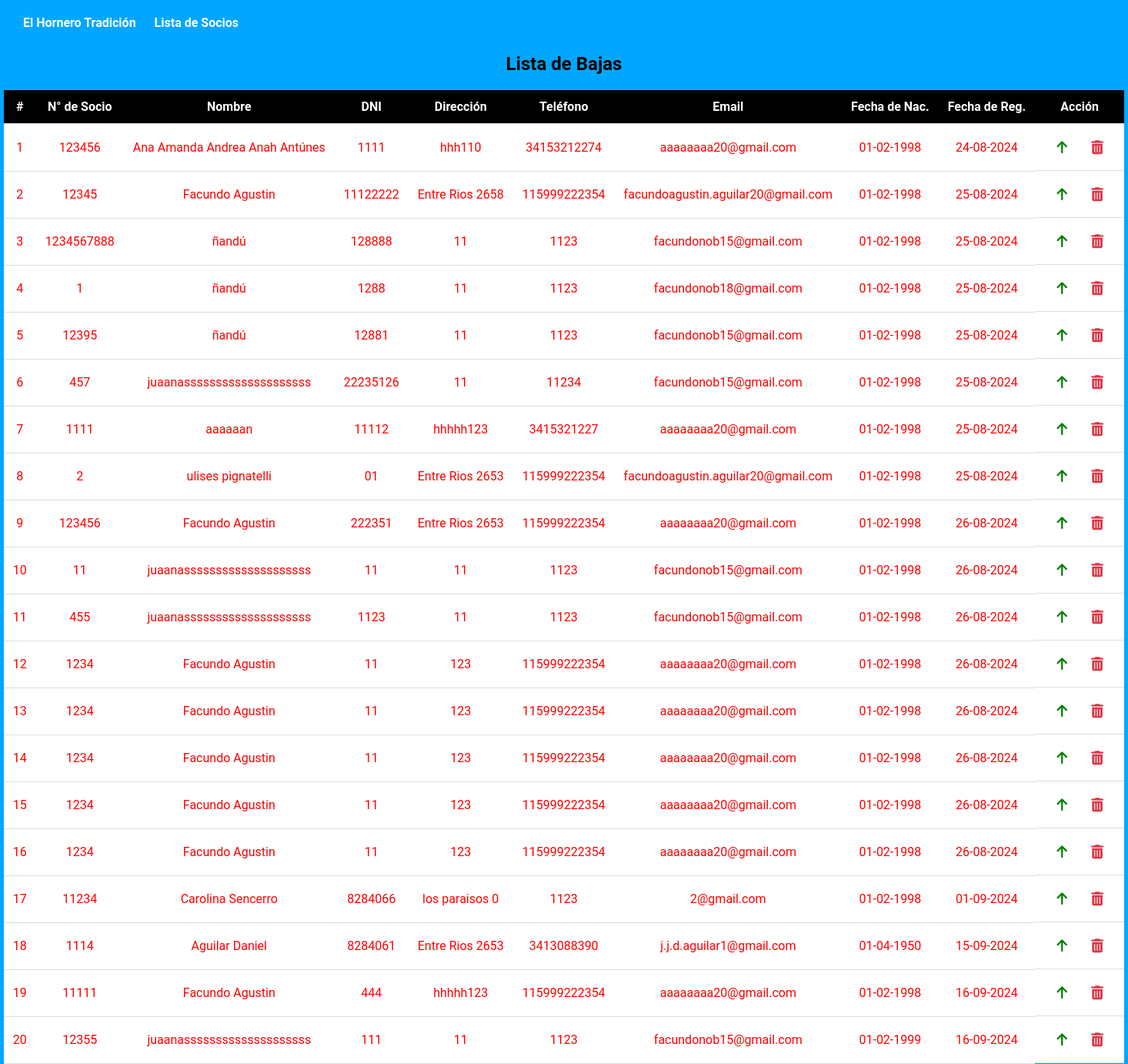
Page /baja/ on the committed database.
### Aplicaciones/Apps/models.py (models this page shows)
class Socio(models.Model):
    num_socio = models.IntegerField()  # Cambia el nombre del campo a num_socio
    nombre = models.CharField(max_length=100)
    dni = models.CharField(max_length=20)
    direccion = models.CharField(max_length=200)
    telefono = models.CharField(max_length=20)
    email = models.EmailField()
    fecha_nacimiento = models.DateField()
    fecha_registro = models.DateField(default=timezone.now)
    baja = models.BooleanField(default=False)
    class Meta:
        db_table = 'socio'

### Aplicaciones/Apps/views.py (the view)
# urls.py: path('baja/', views.lista_bajas, name='lista_bajas'),
def lista_bajas(request):
    socios_bajas = Socio.objects.filter(baja=True)
    return render(request, 'baja.html', {'socios': socios_bajas})

### Aplicaciones/Apps/templates/baja.html (shortened to what this page needs)
{% load static %}
<!DOCTYPE html>
<html lang="es">
    <head>
        <link rel="stylesheet" href="https://cdnjs.cloudflare.com/ajax/libs/font-awesome/6.0.0-beta3/css/all.min.css">
        <link rel="stylesheet" href="{% static 'css/lista.css' %}">
</head>
<body>
    <nav class="navbar navbar-dark bg-blue" style="display: flex; justify-content: space-between; align-items: center;">
        <div>
            <a class="navbar-brand hornero" href="{% url 'index' %}">El Hornero Tradición</a>
            <a class="navbar-brand lista-socios" href="{% url 'lista_socios' %}">Lista de Socios</a>
        </div>
    </nav>
    <div class="custom-container">
        <h2>Lista de Bajas</h2>
    </div>
    <div class="container table-container">
        <div class="row">
            <div class="col">
                <div class="table-responsive">
                    <table id="tabla_socios" class="table">
                        <thead class="thead-dark">
                            <tr>
                                <th>#</th>
                                <th>N° de Socio</th>
                                <th>Nombre</th>
                                <th>DNI</th>
                                <th>Dirección</th>
                                <th>Teléfono</th>
                                <th>Email</th>
                                <th>Fecha de Nac.</th>
                                <th>Fecha de Reg.</th>
                                <th>Acción</th>
                            </tr>
                        </thead>
                        <tbody id="tableBody_socios">
                            {% for socio in socios %}
                            <tr>
                                <td>{{ forloop.counter }}</td>
                                <td>{{ socio.num_socio }}</td>
                                <td class="nombre">{{ socio.nombre }}</td>
                                <td>{{ socio.dni }}</td>
                                <td class="direccion">{{ socio.direccion }}</td>
                                <td>{{ socio.telefono }}</td>
                                <td>{{ socio.email }}</td>
                                <td class="fecha-nacimiento">{{ socio.fecha_nacimiento|date:"d-m-Y" }}</td>
                                <td class="fecha-registro">{{ socio.fecha_registro|date:"d-m-Y" }}</td>
                                <td class="action-column">
                                    <button class="action-button delete-button"onclick="confirmAlta({{ socio.id }})">
                                        <i class="fas fa-arrow-up"style="color: green;"></i>
                                    </button>
                                    <button class="action-button delete-button btnEliminacion"onclick="confirmDelete({{ socio.id }})">
                                        <i class="fas fa-trash-can"></i>
                                    </button>
                                </td>
                            </tr>
                            {% endfor %}
                        </tbody>
                    </table>
                </div>
            </div>
        </div>
    </div>
</body>
</html>

### Aplicaciones/Apps/static/css/lista.css (style rules this page uses)
* { padding: 0; margin: 0; box-sizing: border-box; }
body { width: 100%; height: 100vh; background-color: rgb(0, 166, 255); font-family: 'Roboto', sans-serif; }
.navbar { background-color: rgb(0, 166, 255); color: white; padding: 10px; display: flex; justify-content: space-between; align-items: center; }
.navbar-brand.hornero { color: white; margin-left: 20px; margin-right: 20px; text-decoration: none; font-weight: bold; }
.navbar-brand.lista-socios { color: white; margin-right: 20px; text-decoration: none; font-weight: bold; }
.navbar.navbar-dark.bg-blue { margin-top: 10px; }
.custom-container { text-align: center; margin-top: 20px; }
.table { border-collapse: collapse; width: 80%; margin: 20px auto; }
.table thead th { background-color: black; color: #ffffff; padding: 12px; text-align: center; border-bottom: 1px solid #ddd; top: 0; z-index: 1; }
.table th, .table td { padding: 12px; text-align: center; border-bottom: 1px solid #ddd; vertical-align: middle; }
.table td { background-color: white; color: black; }
.table th, .table td { white-space: nowrap; }
.action-column { display: flex; justify-content: center; align-items: center; padding: 14px; background-color: white; }
.action-button { background-color: white; margin: 0 3px; width: 36px; height: 36px; display: flex; justify-content: center; align-items: center; border: none; cursor: pointer; font-size: 18px; transition: color 0.3s ease; box-shadow: none; }
.delete-button { color: #dc3545; }
.fecha-nacimiento, .fecha-registro, .nombre, .direccion { white-space: nowrap; }

### Aplicaciones/Apps/templates/baja.html (style rules this page uses)
button { padding: 10px 20px; margin: 5px; border: none; border-radius: 5px; cursor: pointer; }
.table td, .table th { color: red; }

### rows in the picture
Socio: num_socio "123456", nombre "Ana Amanda Andrea Anah Antúnes", dni "1111", direccion "hhh110", telefono "34153212274", email "aaaaaaaa20@gmail.com", fecha_nacimiento "01-02-1998", fecha_registro "24-08-2024"
Socio: num_socio "12345", nombre "Facundo Agustin", dni "11122222", direccion "Entre Rios 2658", telefono "115999222354", email "facundoagustin.aguilar20@gmail.com", fecha_nacimiento "01-02-1998", fecha_registro "25-08-2024"
Socio: num_socio "1234567888", nombre "ñandú", dni "128888", direccion "11", telefono "1123", email "facundonob15@gmail.com", fecha_nacimiento "01-02-1998", fecha_registro "25-08-2024"
Socio: num_socio "1", nombre "ñandú", dni "1288", direccion "11", telefono "1123", email "facundonob18@gmail.com", fecha_nacimiento "01-02-1998", fecha_registro "25-08-2024"
Socio: num_socio "12395", nombre "ñandú", dni "12881", direccion "11", telefono "1123", email "facundonob15@gmail.com", fecha_nacimiento "01-02-1998", fecha_registro "25-08-2024"
Socio: num_socio "457", nombre "juaanassssssssssssssssssss", dni "22235126", direccion "11", telefono "11234", email "facundonob15@gmail.com", fecha_nacimiento "01-02-1998", fecha_registro "25-08-2024"
Socio: num_socio "1111", nombre "aaaaaan", dni "11112", direccion "hhhhh123", telefono "3415321227", email "aaaaaaaa20@gmail.com", fecha_nacimiento "01-02-1998", fecha_registro "25-08-2024"
Socio: num_socio "2", nombre "ulises pignatelli", dni "01", direccion "Entre Rios 2653", telefono "115999222354", email "facundoagustin.aguilar20@gmail.com", fecha_nacimiento "01-02-1998", fecha_registro "25-08-2024"
Socio: num_socio "123456", nombre "Facundo Agustin", dni "222351", direccion "Entre Rios 2653", telefono "115999222354", email "aaaaaaaa20@gmail.com", fecha_nacimiento "01-02-1998", fecha_registro "26-08-2024"
Socio: num_socio "11", nombre "juaanassssssssssssssssssss", dni "11", direccion "11", telefono "1123", email "facundonob15@gmail.com", fecha_nacimiento "01-02-1998", fecha_registro "26-08-2024"
Socio: num_socio "455", nombre "juaanassssssssssssssssssss", dni "1123", direccion "11", telefono "1123", email "facundonob15@gmail.com", fecha_nacimiento "01-02-1998", fecha_registro "26-08-2024"
Socio: num_socio "1234", nombre "Facundo Agustin", dni "11", direccion "123", telefono "115999222354", email "aaaaaaaa20@gmail.com", fecha_nacimiento "01-02-1998", fecha_registro "26-08-2024"
Socio: num_socio "1234", nombre "Facundo Agustin", dni "11", direccion "123", telefono "115999222354", email "aaaaaaaa20@gmail.com", fecha_nacimiento "01-02-1998", fecha_registro "26-08-2024"
Socio: num_socio "1234", nombre "Facundo Agustin", dni "11", direccion "123", telefono "115999222354", email "aaaaaaaa20@gmail.com", fecha_nacimiento "01-02-1998", fecha_registro "26-08-2024"
Socio: num_socio "1234", nombre "Facundo Agustin", dni "11", direccion "123", telefono "115999222354", email "aaaaaaaa20@gmail.com", fecha_nacimiento "01-02-1998", fecha_registro "26-08-2024"
Socio: num_socio "1234", nombre "Facundo Agustin", dni "11", direccion "123", telefono "115999222354", email "aaaaaaaa20@gmail.com", fecha_nacimiento "01-02-1998", fecha_registro "26-08-2024"
Socio: num_socio "11234", nombre "Carolina Sencerro", dni "8284066", direccion "los paraisos 0", telefono "1123", email "2@gmail.com", fecha_nacimiento "01-02-1998", fecha_registro "01-09-2024"
Socio: num_socio "1114", nombre "Aguilar Daniel", dni "8284061", direccion "Entre Rios 2653", telefono "3413088390", email "j.j.d.aguilar1@gmail.com", fecha_nacimiento "01-04-1950", fecha_registro "15-09-2024"
Socio: num_socio "11111", nombre "Facundo Agustin", dni "444", direccion "hhhhh123", telefono "115999222354", email "aaaaaaaa20@gmail.com", fecha_nacimiento "01-02-1998", fecha_registro "16-09-2024"
Socio: num_socio "12355", nombre "juaanassssssssssssssssssss", dni "111", direccion "11", telefono "1123", email "facundonob15@gmail.com", fecha_nacimiento "01-02-1999", fecha_registro "16-09-2024"
